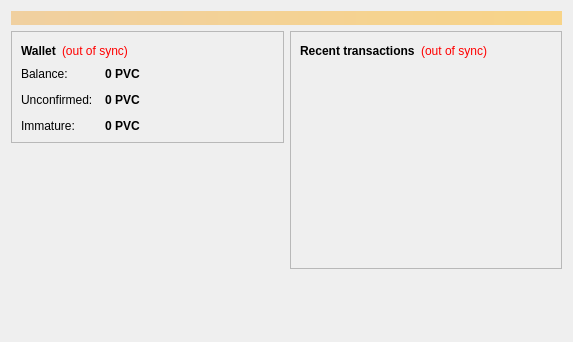
<?xml version="1.0" encoding="UTF-8"?>
<ui version="4.0">
 <class>OverviewPage</class>
 <widget class="QWidget" name="OverviewPage">
  <property name="geometry">
   <rect>
    <x>0</x>
    <y>0</y>
    <width>573</width>
    <height>342</height>
   </rect>
  </property>
  <property name="windowTitle">
   <string>Form</string>
  </property>
  <layout class="QVBoxLayout" name="topLayout">
   <item>
    <widget class="QLabel" name="labelAlerts">
     <property name="visible">
      <bool>false</bool>
     </property>
     <property name="styleSheet">
      <string notr="true">background-color: qlineargradient(x1: 0, y1: 0, x2: 1, y2: 0, stop:0 #F0D0A0, stop:1 #F8D488); color:#000000;</string>
     </property>
     <property name="wordWrap">
      <bool>true</bool>
     </property>
     <property name="margin">
      <number>3</number>
     </property>
    </widget>
   </item>
   <item>
    <layout class="QHBoxLayout" name="horizontalLayout" stretch="1,1">
     <item>
      <layout class="QVBoxLayout" name="verticalLayout_2">
       <item>
        <widget class="QFrame" name="frame">
         <property name="frameShape">
          <enum>QFrame::StyledPanel</enum>
         </property>
         <property name="frameShadow">
          <enum>QFrame::Raised</enum>
         </property>
         <layout class="QVBoxLayout" name="verticalLayout_4">
          <item>
           <layout class="QHBoxLayout" name="horizontalLayout_4">
            <item>
             <widget class="QLabel" name="label_5">
              <property name="font">
               <font>
                <weight>75</weight>
                <bold>true</bold>
               </font>
              </property>
              <property name="text">
               <string>Wallet</string>
              </property>
             </widget>
            </item>
            <item>
             <widget class="QLabel" name="labelWalletStatus">
              <property name="toolTip">
               <string>The displayed information may be out of date. Your wallet automatically synchronizes with the Privatecoin network after a connection is established, but this process has not completed yet.</string>
              </property>
              <property name="styleSheet">
               <string notr="true">QLabel { color: red; }</string>
              </property>
              <property name="text">
               <string notr="true">(out of sync)</string>
              </property>
              <property name="alignment">
               <set>Qt::AlignLeading|Qt::AlignLeft|Qt::AlignVCenter</set>
              </property>
             </widget>
            </item>
            <item>
             <spacer name="horizontalSpacer_2">
              <property name="orientation">
               <enum>Qt::Horizontal</enum>
              </property>
              <property name="sizeHint" stdset="0">
               <size>
                <width>40</width>
                <height>20</height>
               </size>
              </property>
             </spacer>
            </item>
           </layout>
          </item>
          <item>
           <layout class="QFormLayout" name="formLayout_2">
            <property name="fieldGrowthPolicy">
             <enum>QFormLayout::AllNonFixedFieldsGrow</enum>
            </property>
            <property name="horizontalSpacing">
             <number>12</number>
            </property>
            <property name="verticalSpacing">
             <number>12</number>
            </property>
            <item row="0" column="0">
             <widget class="QLabel" name="label">
              <property name="text">
               <string>Balance:</string>
              </property>
             </widget>
            </item>
            <item row="0" column="1">
             <widget class="QLabel" name="labelBalance">
              <property name="font">
               <font>
                <weight>75</weight>
                <bold>true</bold>
               </font>
              </property>
              <property name="cursor">
               <cursorShape>IBeamCursor</cursorShape>
              </property>
              <property name="toolTip">
               <string>Your current balance</string>
              </property>
              <property name="text">
               <string notr="true">0 PVC</string>
              </property>
              <property name="textInteractionFlags">
               <set>Qt::LinksAccessibleByMouse|Qt::TextSelectableByKeyboard|Qt::TextSelectableByMouse</set>
              </property>
             </widget>
            </item>
            <item row="1" column="0">
             <widget class="QLabel" name="label_3">
              <property name="text">
               <string>Unconfirmed:</string>
              </property>
             </widget>
            </item>
            <item row="1" column="1">
             <widget class="QLabel" name="labelUnconfirmed">
              <property name="font">
               <font>
                <weight>75</weight>
                <bold>true</bold>
               </font>
              </property>
              <property name="cursor">
               <cursorShape>IBeamCursor</cursorShape>
              </property>
              <property name="toolTip">
               <string>Total of transactions that have yet to be confirmed, and do not yet count toward the current balance</string>
              </property>
              <property name="text">
               <string notr="true">0 PVC</string>
              </property>
              <property name="textInteractionFlags">
               <set>Qt::LinksAccessibleByMouse|Qt::TextSelectableByKeyboard|Qt::TextSelectableByMouse</set>
              </property>
             </widget>
            </item>
            <item row="2" column="0">
             <widget class="QLabel" name="labelImmatureText">
              <property name="text">
               <string>Immature:</string>
              </property>
             </widget>
            </item>
            <item row="2" column="1">
             <widget class="QLabel" name="labelImmature">
              <property name="font">
               <font>
                <weight>75</weight>
                <bold>true</bold>
               </font>
              </property>
              <property name="toolTip">
               <string>Mined balance that has not yet matured</string>
              </property>
              <property name="text">
               <string notr="true">0 PVC</string>
              </property>
              <property name="textInteractionFlags">
               <set>Qt::LinksAccessibleByMouse|Qt::TextSelectableByKeyboard|Qt::TextSelectableByMouse</set>
              </property>
             </widget>
            </item>
           </layout>
          </item>
         </layout>
        </widget>
       </item>
       <item>
        <spacer name="verticalSpacer">
         <property name="orientation">
          <enum>Qt::Vertical</enum>
         </property>
         <property name="sizeHint" stdset="0">
          <size>
           <width>20</width>
           <height>40</height>
          </size>
         </property>
        </spacer>
       </item>
      </layout>
     </item>
     <item>
      <layout class="QVBoxLayout" name="verticalLayout_3">
       <item>
        <widget class="QFrame" name="frame_2">
         <property name="frameShape">
          <enum>QFrame::StyledPanel</enum>
         </property>
         <property name="frameShadow">
          <enum>QFrame::Raised</enum>
         </property>
         <layout class="QVBoxLayout" name="verticalLayout">
          <item>
           <layout class="QHBoxLayout" name="horizontalLayout_2">
            <item>
             <widget class="QLabel" name="label_4">
              <property name="text">
               <string>&lt;b&gt;Recent transactions&lt;/b&gt;</string>
              </property>
             </widget>
            </item>
            <item>
             <widget class="QLabel" name="labelTransactionsStatus">
              <property name="toolTip">
               <string>The displayed information may be out of date. Your wallet automatically synchronizes with the Privatecoin network after a connection is established, but this process has not completed yet.</string>
              </property>
              <property name="styleSheet">
               <string notr="true">QLabel { color: red; }</string>
              </property>
              <property name="text">
               <string notr="true">(out of sync)</string>
              </property>
              <property name="alignment">
               <set>Qt::AlignRight|Qt::AlignTrailing|Qt::AlignVCenter</set>
              </property>
             </widget>
            </item>
            <item>
             <spacer name="horizontalSpacer">
              <property name="orientation">
               <enum>Qt::Horizontal</enum>
              </property>
              <property name="sizeHint" stdset="0">
               <size>
                <width>40</width>
                <height>20</height>
               </size>
              </property>
             </spacer>
            </item>
           </layout>
          </item>
          <item>
           <widget class="QListView" name="listTransactions">
            <property name="styleSheet">
             <string notr="true">QListView { background: transparent; }</string>
            </property>
            <property name="frameShape">
             <enum>QFrame::NoFrame</enum>
            </property>
            <property name="verticalScrollBarPolicy">
             <enum>Qt::ScrollBarAlwaysOff</enum>
            </property>
            <property name="horizontalScrollBarPolicy">
             <enum>Qt::ScrollBarAlwaysOff</enum>
            </property>
            <property name="selectionMode">
             <enum>QAbstractItemView::NoSelection</enum>
            </property>
           </widget>
          </item>
         </layout>
        </widget>
       </item>
       <item>
        <spacer name="verticalSpacer_2">
         <property name="orientation">
          <enum>Qt::Vertical</enum>
         </property>
         <property name="sizeHint" stdset="0">
          <size>
           <width>20</width>
           <height>40</height>
          </size>
         </property>
        </spacer>
       </item>
      </layout>
     </item>
    </layout>
   </item>
  </layout>
 </widget>
 <resources/>
 <connections/>
</ui>
